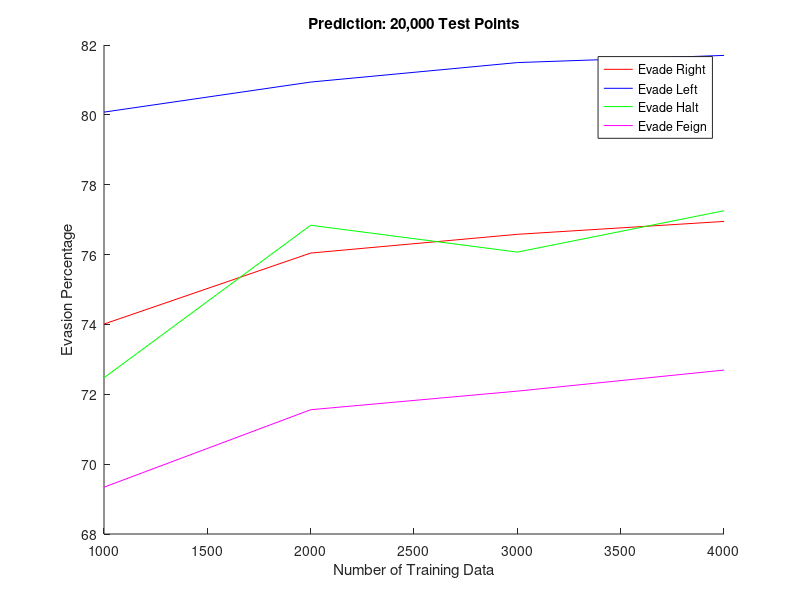
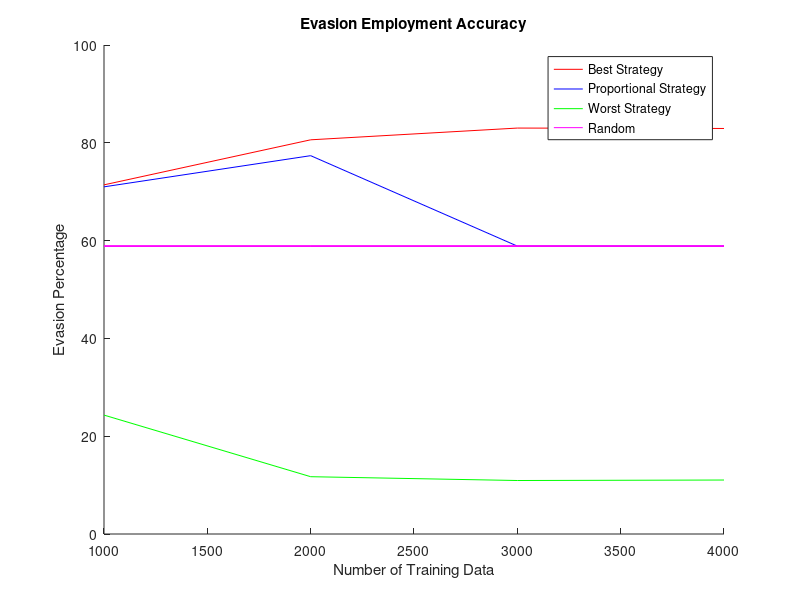
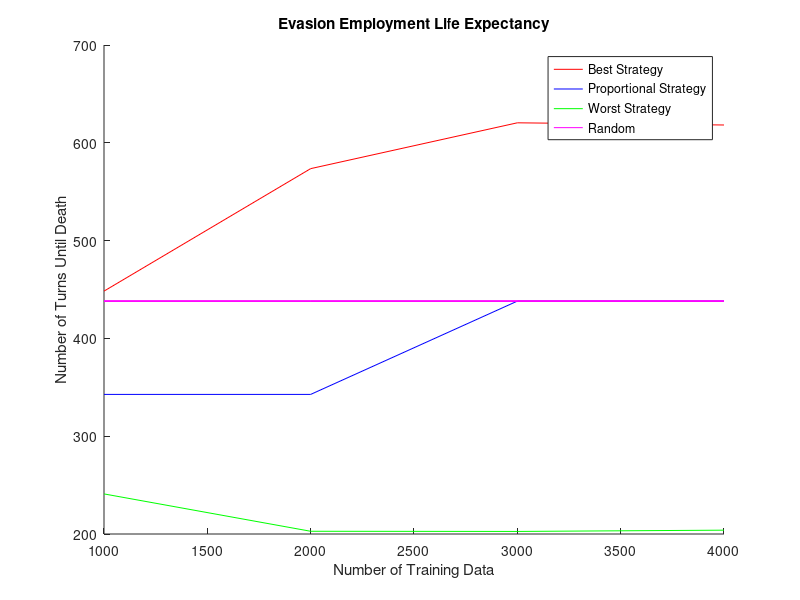
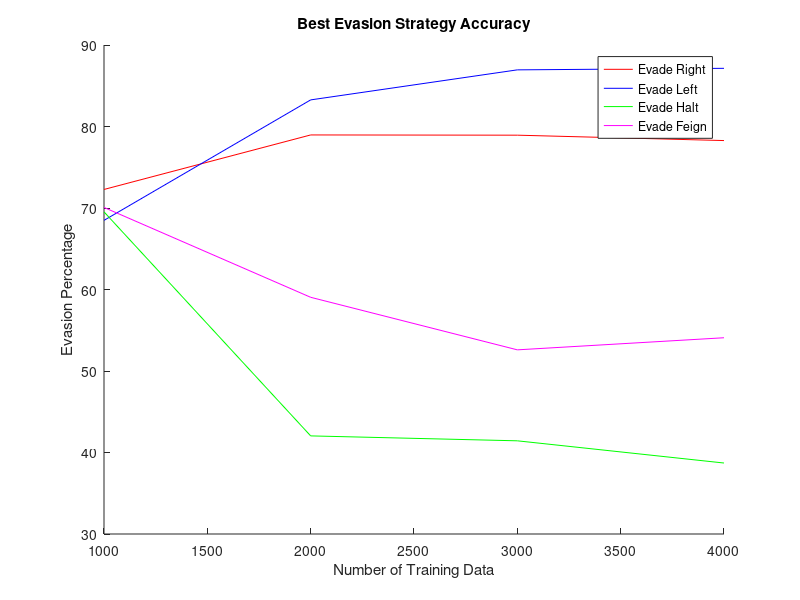

MATLAB code for these plots, in order:
function generateEvasionGraphs

close all; clear; clc;

% data point training
data = [1000, 2000, 3000, 4000];

% C3PO accuracy
rightC = [72.275334608, 78.964531854, 78.935566162, 78.274445702];
leftC = [68.4834123222749, 83.2653291465318, 86.9500559514695, 87.1387134296273];
haltC = [69.526982011992, 42.0382165605096, 41.4342629482072, 38.7096774193548];
feignC = [70.070607676707, 59.0431738623104, 52.5960539979231, 54.08];

% R2D2 accuracy
rightR = [72.388293293685, 76.6339979722879, 77.5927040827703, 77.6133209990749];
leftR = [73.6902666847164, 80.3008779488135, 82.9054129154162, 82.8242397137746];
haltR = [65.0455927051672, 77.027027027027, 74.4637900580368, 72.83728115345];
feignR = [69.0756619240554, 68.7317852778039, 69.0509453292354, 69.1556903250261];

% Bender accuracy
rightB = [36.8782854832188, 39, 35.9009628610729, 35.3185595567867];
leftB = [30.6584362139918, 46.551724137931, 57.6576576576577, 59.0909090909091];
haltB = [17.8545378764197, 10.7631040792164, 9.36172377826961, 9.59973298415877];
feignB = [25.9786058540026, 13.5913166588013, 15.5747540196784, 15.0648406253787];

% Robbie accuracy (BASELINE)
rightRob = 72.4261811023622; 
leftRob = 73.4947419907068;
haltRob = 38.521057277873;
feignRob = 38.521057277873;

% prediction values
right = [74.0108, 76.0433, 76.5797, 76.9488];
left = [80.0783, 80.9391, 81.4967, 81.7021];
halt = [72.4723, 76.8396, 76.0710, 77.2550];
feign = [69.3406, 71.558, 72.0905, 72.6932];

% C3PO accuracy / life expectancy
c3po = [71.4006917473383, 80.6126903198771, 83.0144649160496, 82.9299990656349;
        448.3383, 573.5897, 620.4400, 618.2107];

% R2D2 accuracy / life expectancy
r2d2 = [70.9933306386419, 77.3690864720238, 58.8744860094273, 58.8744860094273;
        342.7372, 342.7372, 438.1283, 438.1283];

% Bender accuracy / life expectancy
bender = [24.3173031685315, 11.7184427841133, 10.9383057280172, 11.038474350433;
          240.9934, 202.7983, 202.626, 203.9190];
      
% C3PO employment
% 500; 1000; 1500; 2000 
employC = [66421, 2954, 7505, 26626;
           59490, 53183, 157, 1714;
           48608, 67916, 251, 1926;
           47718, 67917, 217, 1875];
       
% Bender employment
employB = [2473, 10206, 19194, 17014;
           500, 58, 37164, 10595; 
           727, 111, 39309, 8334;
           722, 110, 38949, 8251];

% Prediction rather similar
figure(1); hold on;
plot(data, right, 'r');
plot(data, left, 'b');
plot(data, halt, 'g');
plot(data, feign, 'm');
title('Prediction: 20,000 Test Points'); ylabel('Evasion Percentage'); xlabel('Number of Training Data');
legend('Evade Right', 'Evade Left', 'Evade Halt', 'Evade Feign');

% Strategy Employment (Show Baseline of Random)
figure(2); hold on;
plot(data, c3po(1,:), 'r');
plot(data, r2d2(1,:), 'b');
plot(data, bender(1,:), 'g');
plot(data, 58.8744860094273*ones(length(data)), 'm');
title('Evasion Employment Accuracy'); ylabel('Evasion Percentage'); xlabel('Number of Training Data');
legend('Best Strategy', 'Proportional Strategy', 'Worst Strategy', 'Random');

% Life Expectancy (Show Baseline of Random)
figure(3); hold on;
plot(data, c3po(2,:), 'r');
plot(data, r2d2(2,:), 'b');
plot(data, bender(2,:), 'g');
plot(data, 438.1283*ones(length(data)), 'm');
title('Evasion Employment Life Expectancy'); ylabel('Number of Turns Until Death'); xlabel('Number of Training Data');
legend('Best Strategy', 'Proportional Strategy', 'Worst Strategy', 'Random');

% C3PO individual evasion strategies
figure(4); hold on;
plot(data, rightC, 'r');
plot(data, leftC, 'b');
plot(data, haltC, 'g');
plot(data, feignC, 'm');
title('Best Evasion Strategy Accuracy'); ylabel('Evasion Percentage'); xlabel('Number of Training Data');
legend('Evade Right', 'Evade Left', 'Evade Halt', 'Evade Feign');

% C3PO evasion employment
figure(5); hold on;
employ = ones(4,4);
for i = 1:4
    employ(1,i) = (employC(1,i)/(sum(employC(1,:))))*100;
    employ(2,i) = (employC(2,i)/(sum(employC(2,:))))*100;
    employ(3,i) = (employC(3,i)/(sum(employC(3,:))))*100;
    employ(4,i) = (employC(4,i)/(sum(employC(4,:))))*100;
end
plot(data, employ(:,1), 'r');
plot(data, employ(:,2), 'b');
plot(data, employ(:,3), 'g');
plot(data, employ(:,4), 'm');
title('Best Evasion Strategy Employment'); ylabel('Evasion Percentage'); xlabel('Number of Training Data');
legend('Evade Right', 'Evade Left', 'Evade Halt', 'Evade Feign');

% Bender individual evasion strategies
figure(6); hold on;
plot(data, rightB, 'r');
plot(data, leftB, 'b');
plot(data, haltB, 'g');
plot(data, feignB, 'm');
title('Worst Evasion Strategy Accuracy'); ylabel('Evasion Percentage'); xlabel('Number of Training Data');
legend('Evade Right', 'Evade Left', 'Evade Halt', 'Evade Feign');

% Bender evasion employment
% C3PO evasion employment
figure(7); hold on;
employ = ones(4,4);
for i = 1:4
    employ(1,i) = (employB(1,i)/(sum(employB(1,:))))*100;
    employ(2,i) = (employB(2,i)/(sum(employB(2,:))))*100;
    employ(3,i) = (employB(3,i)/(sum(employB(3,:))))*100;
    employ(4,i) = (employB(4,i)/(sum(employB(4,:))))*100;
end
plot(data, employ(:,1), 'r');
plot(data, employ(:,2), 'b');
plot(data, employ(:,3), 'g');
plot(data, employ(:,4), 'm');
title('Worst Evasion Strategy Employment'); ylabel('Evasion Percentage'); xlabel('Number of Training Data');
legend('Evade Right', 'Evade Left', 'Evade Halt', 'Evade Feign');

end